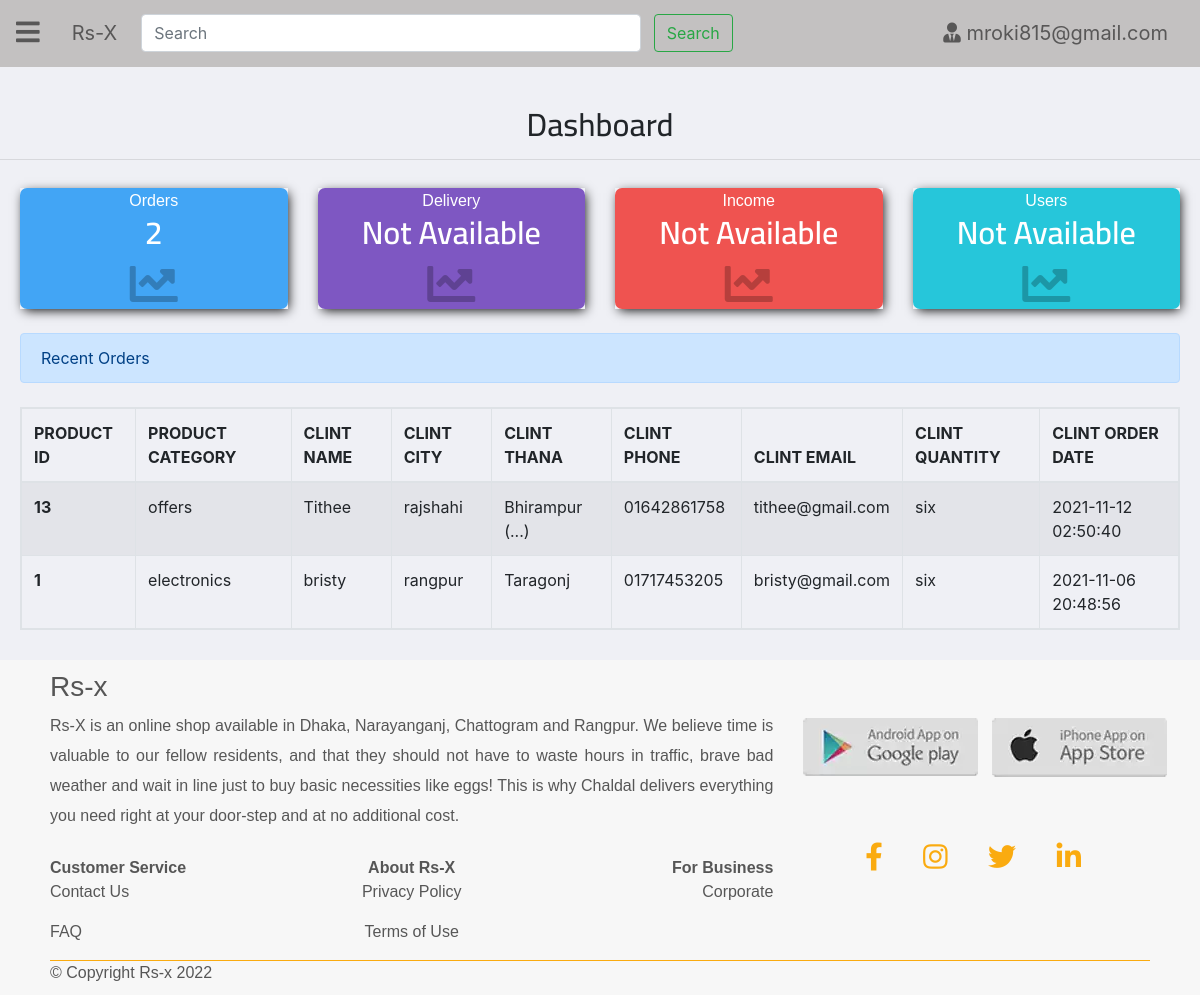
Page /admin/dashboard.php (signed in) on the committed database.
### tables this page shows
CREATE TABLE `billing_details` (
  `id` int(255) NOT NULL,
  `product_id` int(255) NOT NULL,
  `product_category` varchar(255) NOT NULL,
  `name` varchar(255) NOT NULL,
  `city` varchar(255) NOT NULL,
  `district` varchar(255) NOT NULL,
  `thana` varchar(255) NOT NULL,
  `phone` varchar(255) NOT NULL,
  `email` varchar(255) NOT NULL,
  `quantity` varchar(255) NOT NULL,
  `submit` datetime NOT NULL DEFAULT current_timestamp()
);

### admin/dashboard.php (the view, shortened to what this page needs)
<?php
require_once("config.php");
?>
<?php
require_once('includes/top.php');
?>
<Link rel="stylesheet" href="css/dashboard.css">
</head>
<body>
<?php
require_once('includes/nav.php');
?>
            <?php
                $selectQuery="SELECT * FROM `billing_details` ORDER BY id DESC;";
                $runQuery=mysqli_query($connect,$selectQuery);
                $count=mysqli_num_rows($runQuery);
            ?>
    <section class="dashboard">
        <div class="dashboardHeading">
            <h2>Dashboard</h2>
            <hr/>
        </div>
        <div class="alldashboardWrapper">
            <div class="row">
                <div class="col-sm-3">
                    <div class="dashboardWrapper">
                        <div class="singleDashboard">
                            <span>Orders</span>
                            <h2><?php echo $count?></h2>
                            <span><i class="icon fas fa-chart-line"></i></span>
                        </div>
                    </div>
                </div>
                <div class="col-sm-3">
                    <div class="dashboardWrapper">
                        <div class="singleDashboard2">
                            <span>Delivery</span>
                            <h2>Not Available</h2>
                            <span><i class="icon fas fa-chart-line"></i></span>
                        </div>
                    </div>
                </div>
                <div class="col-sm-3">
                    <div class="dashboardWrapper">
                        <div class="singleDashboard3">
                            <span>Income</span>
                            <h2>Not Available</h2>
                            <span><i class="icon fas fa-chart-line"></i></span>
                        </div>
                    </div>
                </div>
                <div class="col-sm-3">
                    <div class="dashboardWrapper">
                        <div class="singleDashboard4">
                            <span>Users</span>
                            <h2>Not Available</h2>
                            <span><i class="icon fas fa-chart-line"></i></span>
                        </div>
                    </div>
                </div>
            </div>
        </div>
    </section>
    <section class="recentorder">
        <div class="alert alert-primary" role="alert">
            Recent Orders
        </div>
        <table class="table table-bordered table-striped table-hover table-responsive mt-4">
            <thead>
            <tr>
                <th scope="col">PRODUCT ID</th>
                <th scope="col">PRODUCT CATEGORY</th>
                <th scope="col">CLINT NAME</th>
                <th scope="col">CLINT CITY</th>
                <th scope="col">CLINT THANA</th>
                <th scope="col">CLINT PHONE</th>
                <th scope="col">CLINT EMAIL</th>
                <th scope="col">CLINT QUANTITY</th>
                <th scope="col">CLINT ORDER DATE</th>
            </tr>
            </thead>
            <tbody>
            <?php
            $selectQuery="SELECT * FROM `billing_details` ORDER BY id DESC;";
            $runQuery=mysqli_query($connect,$selectQuery);
            while($row=mysqli_fetch_assoc($runQuery)){  ?>
                <tr>
                    <th scope="row"><?php echo $row['product_id']?></th>
                    <td><?php echo $row['product_category']?></td>
                    <td><?php echo $row['name']?></td>
                    <td><?php echo $row['city']?></td>
                    <td><?php echo $row['thana']?></td>
                    <td><?php echo $row['phone']?></td>
                    <td><?php echo $row['email']?></td>
                    <td><?php echo $row['quantity']?></td>
                    <td><?php echo $row['submit']?></td>
                </tr>
            <?php
            }
            ?>
            </tbody>
        </table>
    </section>
<?php require_once('includes/footer.php')?>

### admin/includes/nav.php (shortened to what this page needs)
<header class="topHeaderWrapper">
    <nav class="navbar navbar-expand-lg navbar-light bg-light fixed-top navstyle">
        <a class="navbar-brand mainbox" href="#" onclick="openfunction()"><i class="fas fa-bars"></i></a>
        <a class="navbar-brand ml-3 mr-4"  href="#">Rs-X</a>
        <form class="form-inline my-2 my-lg-0 d-none d-lg-block">
            <input class="form-control mr-sm-2 searchInput" type="search" placeholder="Search" aria-label="Search">
            <button class="btn btn-outline-success my-2 my-sm-0" type="submit">Search</button>
        </form>
        <?php
        $selectQuery="SELECT * FROM `login`";
        $runQuery=mysqli_query($connect,$selectQuery);
        while($row=mysqli_fetch_assoc($runQuery)){?>
            <?php
            if(isset($_COOKIE['currentAdmin'])){ ?>
                <a class="navbar-brand ml-auto" href="#"><i class="fas fa-user-tie"></i> <?php echo $row['email'] ?></a>
            <?php
                }
            ?>
        <?php
        }
        ?>
    </nav>

### admin/css/dashboard.css (style rules this page uses)
html { scroll-behavior: smooth; }
body { background:#eff0f5; }
section { padding:10px 0px; }
.mainbox { font-size:27px; cursor:pointer; transition:all .4s; }
.navstyle a { color: #0000008c !important; }
.searchInput { width: 500px !important; }
.navstyle { background: #c3c1c1 !important; }
.dashboardHeading { margin-top: 95px; text-align: center; font-family:Cairo; }
.dashboardWrapper { box-shadow: 2px 3px 11px -2px black; background:#eff0f5; margin-top: 12px; }
.dashboardWrapper span { font-family: sans-serif; }
.dashboardWrapper h2 { font-family:Cairo; }
.alldashboardWrapper { padding: 0px 20px; }
.singleDashboard { text-align: center; background: rgb(66, 165, 245) none repeat scroll 0% 0%; color: white; border-radius: 7px; }
.singleDashboard2 { text-align: center; background: rgb(126, 87, 194) none repeat scroll 0% 0%; color:white; border-radius: 7px; }
.singleDashboard3 { text-align: center; background: rgb(239, 83, 80) none repeat scroll 0% 0%; color:white; border-radius: 7px; }
.singleDashboard4 { text-align: center; background: rgb(38, 198, 218) none repeat scroll 0% 0%; color:white; border-radius: 7px; }
.singleDashboard h2 { font-weight: 600; }
.singleDashboard2 h2 { font-weight: 600; }
.singleDashboard3 h2 { font-weight: 600; }
.singleDashboard4 h2 { font-weight: 600; }
i.icon.fas.fa-chart-line { font-size: xxx-large; color: rgb(0 0 0 / 24%); }
section.recentorder { padding: 14px 20px; }

### rows in the picture
billing_details: product "13", product_category "offers", name "Tithee", city "rajshahi", thana "Bhirampur (...)", phone "01642861758", email "tithee@gmail.com", quantity "six", submit "2021-11-12 02:50:40"
billing_details: product "1", product_category "electronics", name "bristy", city "rangpur", thana "Taragonj", phone "01717453205", email "bristy@gmail.com", quantity "six", submit "2021-11-06 20:48:56"

### other values in the picture
$row['email'] "mroki815@gmail.com"
$count "2"
